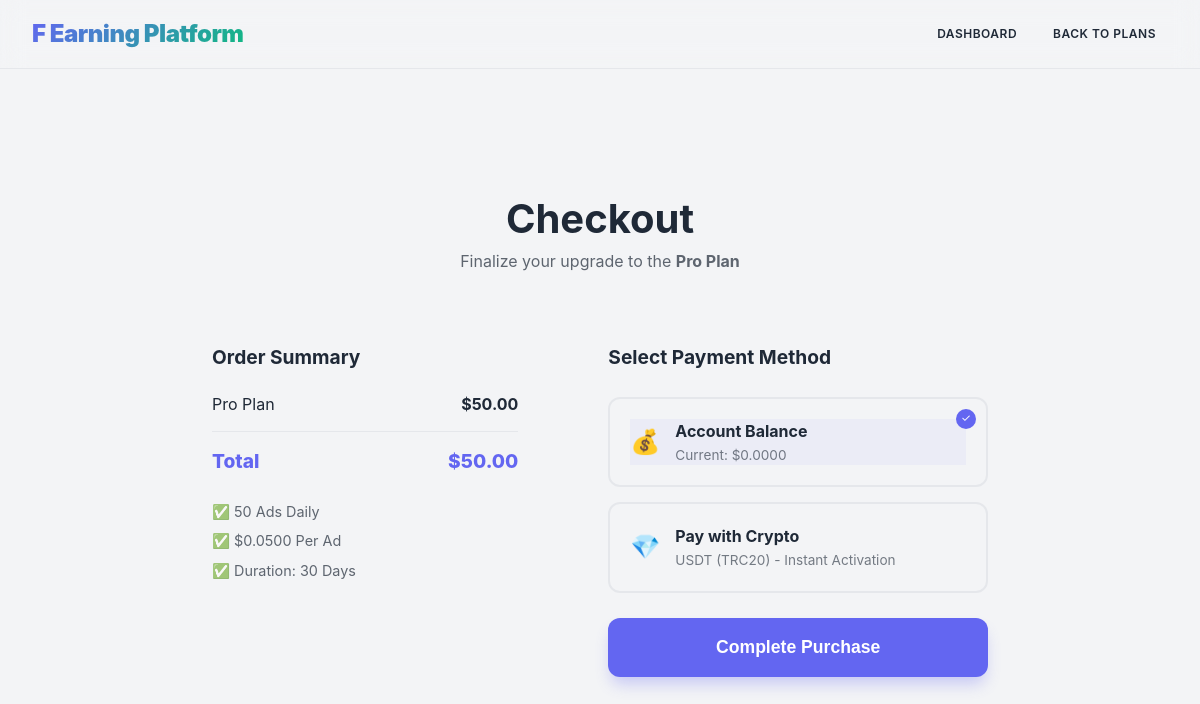
/user/checkout.php?plan_id=3 (signed in), run on the app's committed database.
### tables this page shows
CREATE TABLE IF NOT EXISTS memberships (
    id INT AUTO_INCREMENT PRIMARY KEY,
    name VARCHAR(50) NOT NULL,
    price DECIMAL(10, 2) NOT NULL,
    daily_ads INT NOT NULL,
    daily_surveys INT NOT NULL DEFAULT 5,
    ad_reward DECIMAL(10, 4) NOT NULL,
    duration_days INT NOT NULL,
    created_at TIMESTAMP DEFAULT CURRENT_TIMESTAMP
);

CREATE TABLE IF NOT EXISTS users (
    id INT AUTO_INCREMENT PRIMARY KEY,
    username VARCHAR(50) NOT NULL UNIQUE,
    email VARCHAR(100) NOT NULL UNIQUE,
    country VARCHAR(100) DEFAULT 'Global',
    password VARCHAR(255) NOT NULL,
    balance DECIMAL(15, 4) DEFAULT 0.0000,
    total_earned DECIMAL(15, 4) DEFAULT 0.0000,
    referral_code VARCHAR(20) UNIQUE,
    referred_by INT DEFAULT NULL,
    is_admin TINYINT(1) DEFAULT 0,
    is_verified TINYINT(1) DEFAULT 0,
    status ENUM('active', 'blocked') DEFAULT 'active',
    membership_id INT DEFAULT 1,
    membership_expires_at TIMESTAMP NULL,
    verification_token VARCHAR(100),
    otp_code VARCHAR(10),
    otp_expiry DATETIME,
    reset_token VARCHAR(100),
    reset_token_expiry DATETIME,
    created_at TIMESTAMP DEFAULT CURRENT_TIMESTAMP,
    FOREIGN KEY (referred_by) REFERENCES users(id) ON DELETE SET NULL
);

### includes/user_functions.php (called while the page is built, shortened)
<?php
require_once __DIR__ . '/../config/config.php';
class User {
    private $pdo;
    public function __construct($pdo) {
        $this->pdo = $pdo;
    }
    public function getUserDetails($user_id) {
        $stmt = $this->pdo->prepare("SELECT * FROM users WHERE id = ?");
        $stmt->execute([$user_id]);
        return $stmt->fetch();
    }
}
$userClass = new User($pdo);
?>

### user/checkout.php (the view, shortened to what this page needs)
<?php
require_once __DIR__ . '/../includes/user_functions.php';
require_once __DIR__ . '/../includes/nowpayments.php';
$user = $userClass->getUserDetails($_SESSION['user_id']);
$plan_id = isset($_GET['plan_id']) ? (int)$_GET['plan_id'] : 0;
$stmt = $pdo->prepare("SELECT * FROM memberships WHERE id = ? AND id > 1");
$stmt->execute([$plan_id]);
$plan = $stmt->fetch();
?>
<!DOCTYPE html>
<html lang="en">
<head>
    <link rel="stylesheet" href="../assets/css/style.css">
</head>
<body class="light">
    <header class="navbar-fixed">
        <nav class="navbar" style="padding-left: 2rem; padding-right: 2rem;">
            <div class="logo"><h1><?php echo SITE_NAME; ?></h1></div>
            <div class="nav-links">
                <a href="dashboard.php">Dashboard</a>
                <a href="upgrade.php">Back to Plans</a>
            </div>
        </nav>
    </header>
    <main class="container fade-in" style="padding: 40px 2rem; max-width: 900px; margin: 80px auto;">
        <div style="text-align: center; margin-bottom: 40px;">
            <h2 style="font-size: 2.5rem;">Checkout</h2>
            <p style="opacity: 0.7;">Finalize your upgrade to the <strong><?php echo $plan['name']; ?> Plan</strong></p>
        </div>
        <div style="display: grid; grid-template-columns: 1fr 1.2fr; gap: 30px; align-items: start;">
            <div class="card" style="padding: 30px;">
                <h3 style="margin-bottom: 20px; font-size: 1.2rem;">Order Summary</h3>
                <div style="display: flex; justify-content: space-between; margin-bottom: 15px; padding-bottom: 15px; border-bottom: 1px solid var(--border-light);">
                    <span><?php echo $plan['name']; ?> Plan</span>
                    <span style="font-weight: 700;">$<?php echo number_format($plan['price'], 2); ?></span>
                </div>
                <div style="display: flex; justify-content: space-between; font-size: 1.2rem; font-weight: 800; color: var(--primary-color);">
                    <span>Total</span>
                    <span>$<?php echo number_format($plan['price'], 2); ?></span>
                </div>
                <ul style="list-style: none; margin-top: 25px; font-size: 0.9rem; opacity: 0.7;">
                    <li style="margin-bottom: 8px;">✅ <?php echo $plan['daily_ads']; ?> Ads Daily</li>
                    <li style="margin-bottom: 8px;">✅ $<?php echo number_format($plan['ad_reward'], 4); ?> Per Ad</li>
                    <li style="margin-bottom: 8px;">✅ Duration: <?php echo $plan['duration_days']; ?> Days</li>
                </ul>
            </div>
            <div class="card" style="padding: 30px;">
                <h3 style="margin-bottom: 25px; font-size: 1.2rem;">Select Payment Method</h3>
                <form method="POST">
                    <label style="display: block; margin-bottom: 15px; cursor: pointer;">
                        <div style="border: 2px solid var(--border-light); padding: 20px; border-radius: 12px; transition: all 0.3s; position: relative;" class="payment-option">
                            <div style="display: flex; align-items: center; gap: 15px;">
                                <span style="font-size: 1.5rem;">💰</span>
                                <div>
                                    <p style="font-weight: 700; margin-bottom: 2px;">Account Balance</p>
                                    <p style="font-size: 0.85rem; opacity: 0.6;">Current: $<?php echo number_format($user['balance'], 4); ?></p>
                                </div>
                            </div>
                        </div>
                    </label>
                    <label style="display: block; margin-bottom: 25px; cursor: pointer;">
                        <div style="border: 2px solid var(--border-light); padding: 20px; border-radius: 12px; transition: all 0.3s; position: relative;" class="payment-option">
                            <div style="display: flex; align-items: center; gap: 15px;">
                                <span style="font-size: 1.5rem;">💎</span>
                                <div>
                                    <p style="font-weight: 700; margin-bottom: 2px;">Pay with Crypto</p>
                                    <p style="font-size: 0.85rem; opacity: 0.6;">USDT (TRC20) - Instant Activation</p>
                                </div>
                            </div>
                        </div>
                    </label>
                    <button type="submit" class="btn btn-primary" style="width: 100%; padding: 1.2rem; font-size: 1.1rem; font-weight: 700; border-radius: 12px; box-shadow: 0 10px 15px -3px rgba(99, 102, 241, 0.3);">Complete Purchase</button>
                </form>
            </div>
        </div>
    </main>
</body>
</html>

### assets/css/style.css (style rules this page uses)
:root { --primary-color: #6366f1; --primary-hover: #4f46e5; --secondary-color: #10b981; --bg-light: #f3f4f6; --text-light: #1f2937; --bg-dark: #0f172a; --text-dark: #f8fafc; --card-bg-light: #ffffff; --card-bg-dark: #1e293b; --border-light: #e5e7eb; --border-dark: #334155; }
* { margin: 0; padding: 0; box-sizing: border-box; }
body { font-family: 'Inter', system-ui, -apple-system, sans-serif; line-height: 1.5; transition: background-color 0.3s ease, color 0.3s ease; }
body.light { background-color: var(--bg-light); color: var(--text-light); }
.container { width: 100%; margin: 0; padding: 0 1rem; }
@media (min-width: 768px) { .container { padding: 0 2rem; } }
.navbar { display: flex; flex-direction: row; align-items: center; justify-content: space-between; padding: 1rem 2rem; position: sticky; top: 0; z-index: 100; background: inherit; backdrop-filter: blur(12px); border-bottom: 1px solid var(--border-light); width: 100%; transition: all 0.3s ease; }
.logo h1 { font-size: 1.5rem; font-weight: 900; background: linear-gradient(135deg, var(--primary-color), var(--secondary-color)); background-clip: text; -webkit-background-clip: text; -webkit-text-fill-color: transparent; margin: 0; letter-spacing: -0.5px; position: relative; }
.nav-links { display: flex; align-items: center; gap: 0.75rem; }
.nav-links a { text-decoration: none; color: inherit; font-weight: 600; transition: all 0.2s ease; font-size: 0.75rem; white-space: nowrap; text-transform: uppercase; letter-spacing: 0.5px; padding: 8px 12px; border-radius: 8px; }
.btn { padding: 0.75rem 1.5rem; border-radius: 0.5rem; font-weight: 600; cursor: pointer; border: none; display: inline-flex; align-items: center; justify-content: center; transition: all 0.2s; font-size: 0.95rem; }
.btn-primary { background-color: var(--primary-color); color: white; }
.fade-in { animation: fadeIn 0.8s ease-out forwards; }

### user/checkout.php (style rules this page uses)
input[type="radio"]:checked + div { border-color: var(--primary-color); background: rgba(99, 102, 241, 0.05); }
input[type="radio"]:checked + div::after { content: "✓"; position: absolute; top: 10px; right: 10px; background: var(--primary-color); color: white; width: 20px; height: 20px; border-radius: 50%; display: flex; align-items: center; justify-content: center; font-size: 0.7rem; }

### data on the page
memberships: name "Pro", price "50.00", daily_ads "50", ad_reward "0.0500", duration_days "30"
users: balance "0.0000"

### other printed values
SITE_NAME "F Earning Platform"
